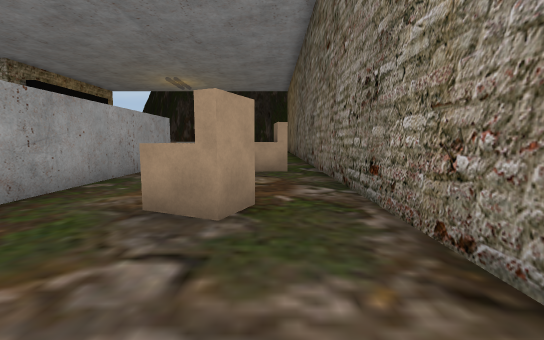
view 1 (above)

17 first-person views from a walk through a 3-D level made in the Unity game engine. The camera is 1.5 m above the floor, tilts 6° down and sees 90° across. The floor is counted in squares, 2 m on a side. Each view is taken from the middle of a square. On the plan, view 1 faces up. The plan holds only what a view shows up to about 10 squares ahead; the rest is blank. The place goes on beyond the plan. Some animated figures are left out. Some surface patterns are stand-ins.

view 2
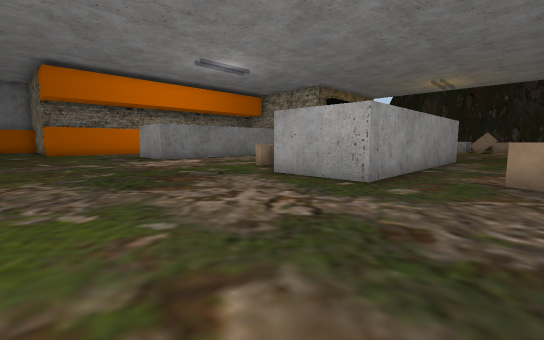

view 3
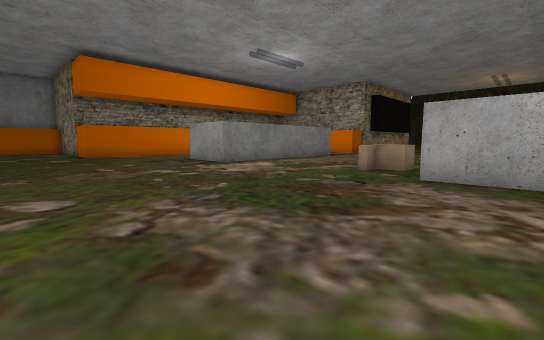

view 4
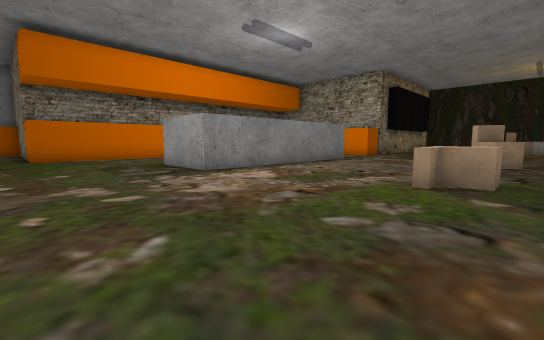

view 5
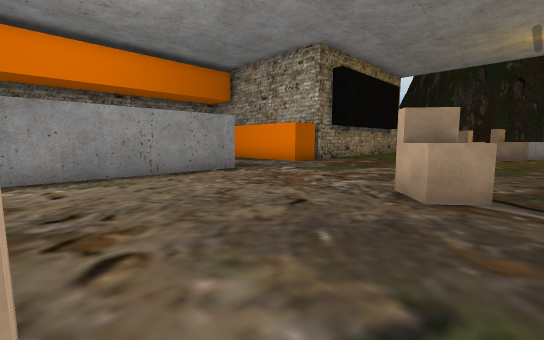

view 6
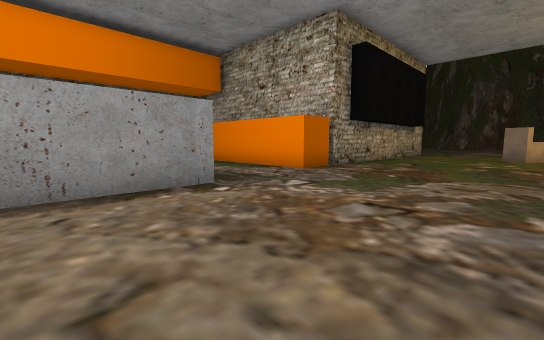

view 7
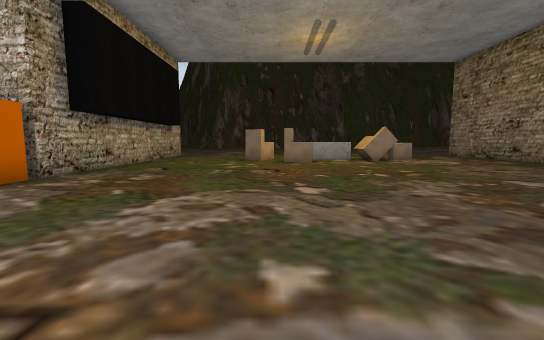

view 8
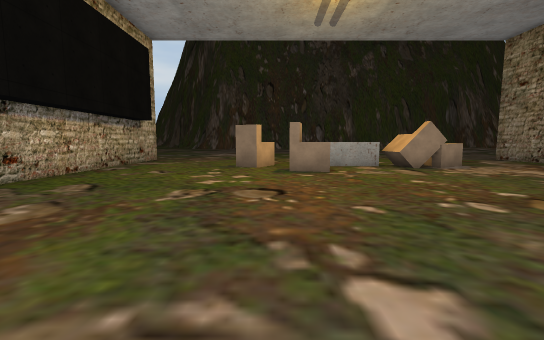

view 9
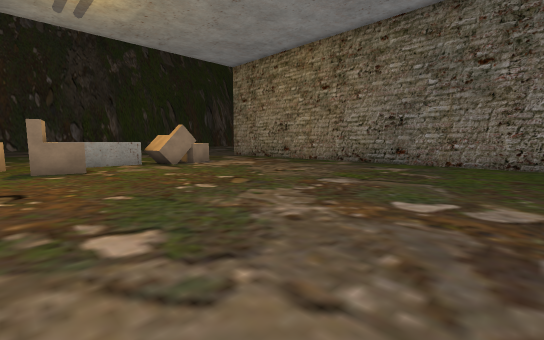

view 10
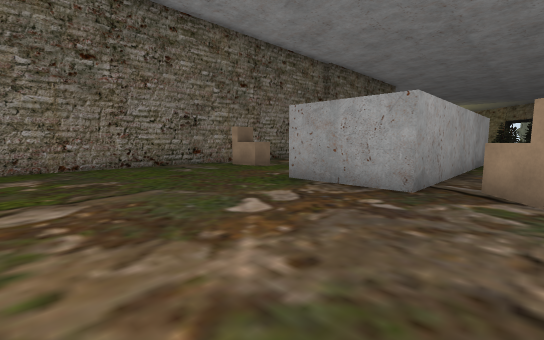

view 11
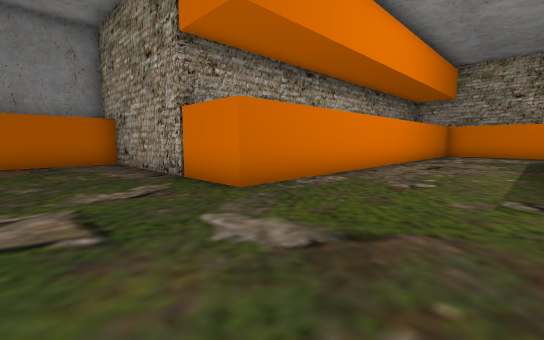

view 12
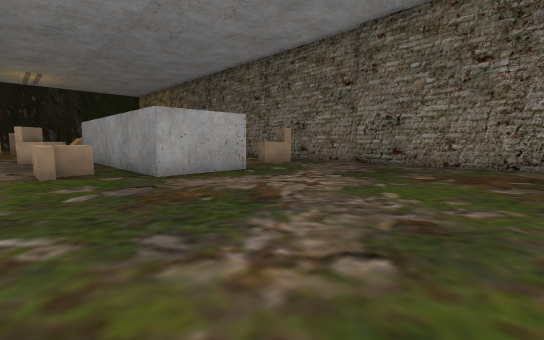

view 13
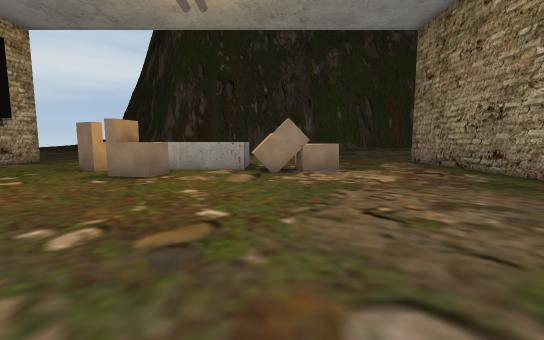

view 14
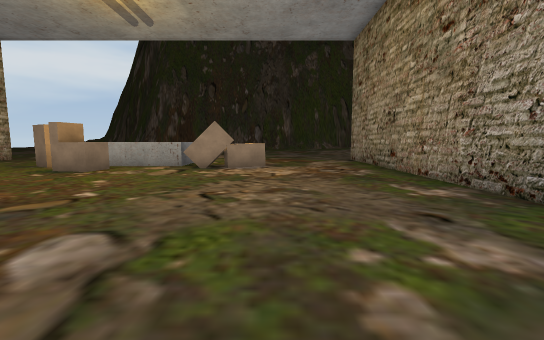

view 15
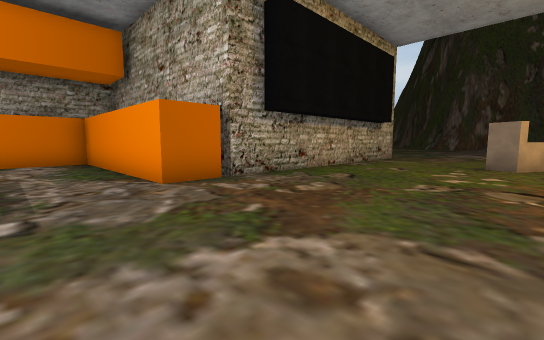

view 16
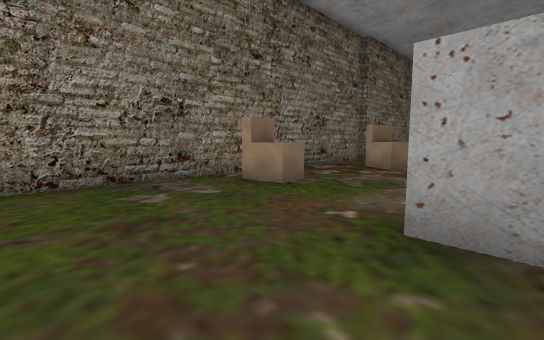

view 17
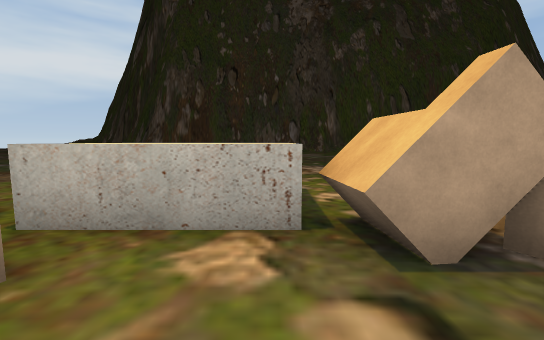

### Floor plan
Key: @ floor where view 1 was taken; # wall or solid block; x gap in a wall; . floor; = window, fence, low wall or low ledge; ^ raised ledge.
Columns run from 25 left of view 1 to 2 right of it. Each row starts with its distance up from view 1.
 22             #= =     =  ===#
 21             #.....^ ^......#
 20             #... x^^^#^....#
 19             #...#....#^....#
 18             #.....^........#
 17             #..............#
 16             #..............#
 15             #..............#
 14             #..............#
 13             #..............#
 12       #######..............#
 11       #....................#
 10       #....................#
  9          .. ...............#
  8         ... #.....^x##.....#
  7       #.... #.......##...^.#
  6       #.... #.......##.....#
  5       #.... #.......##.....#
  4       #.... #.....^.##.....#
  3       #.... #.....^.##..^..#
  2       #....##.......##.....#
  1       #....................#
  0       #..................@##
 -1 #######...................#
 -2 #.........................#
 -3 #.........................#
 -4 #.........................#

Positions as (right, up) in squares from view 1, and headings:
1: (0, 0), facing up
2: (-1, -3), facing up-left
3: (-4, -4), facing up-left
4: (-6, -2), facing up-left
5: (-6, 4), facing up-left
6: (-8, 6), facing up-left
7: (-8, 8), facing up
8: (-8, 11), facing up
9: (-8, 10), facing up-right
10: (-7, 13), facing down-right
11: (-15, -4), facing up-left
12: (-8, -4), facing up-right
13: (-4, 12), facing up
14: (-2, 11), facing up
15: (-8, 10), facing up-left
16: (-4, 11), facing down-right
17: (-5, 17), facing up
